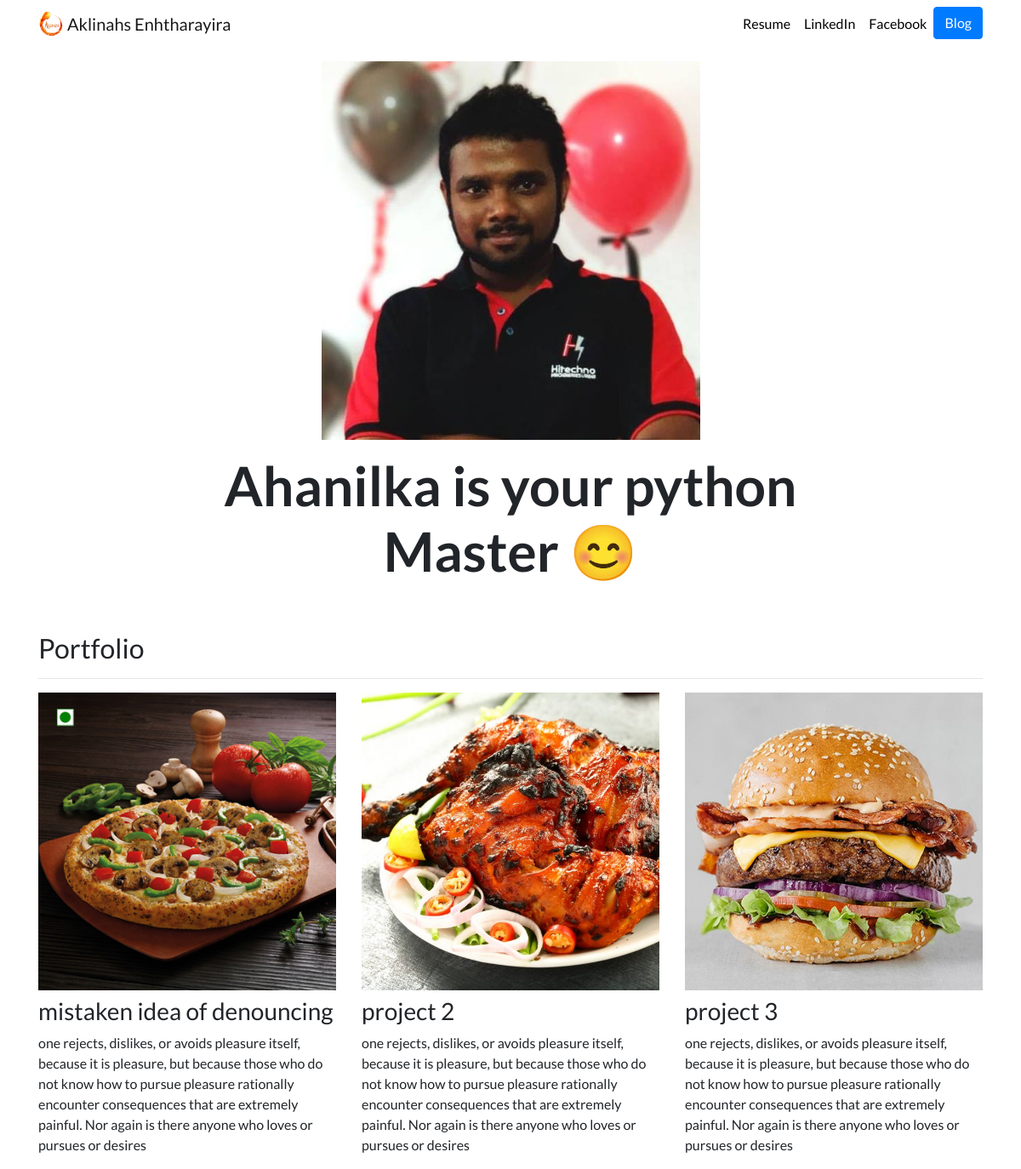
The page / on the database its author committed.
### portfolioWeb/models.py (models this page shows, shortened)
class Project(models.Model):
    title = models.CharField(max_length=100)
    description = models.CharField(max_length=250)
    image = models.ImageField(upload_to='portfolioWeb/images/')
    url = models.URLField(blank=True)

### portfolioWeb/views.py (the view)
# urls.py: path('', views.home, name='home'),
def home(request):
    projects = Project.objects.all()
    return render(request, 'portfolioWeb/home.html', {'projects': projects})

### portfolioWeb/templates/portfolioWeb/home.html
{% extends 'portfolioWeb/base.html' %}
{% block content %}
    {% load static %}
    <div class="row justify-content-center my-3">
        <div class="col-5">
          <img src="{% static 'portfolioWeb/shanilkapic.jpg' %}" class="img-fluid">
        </div>
      </div>
      <div class="row justify-content-center mb-3">
        <div class="col-md-9 text-center">
          <h1 id="hometext" class="font-weight-bold">Ahanilka is your python Master 😊</h1>
        </div>
      </div>
      <h2 class="mt-5">Portfolio</h2>
      <hr>
      <div class="row">
        {% for project in projects %}
        <div class="col-lg-4 col-md-6">
          {% if project.url %}
          <a href="{{ project.url }}" target="_blank">
            <img src="{{ project.image.url }}" class="img-fluid mb-2">
          </a>
          {% else %}
          <img src="{{ project.image.url }}" class="img-fluid mb-2">
          {% endif %}
          <h3>{{ project.title }}</h3>
          <p>{{ project.description }}</p>
        </div>
        {% endfor %}
      </div>
{% endblock %}

### portfolioWeb/static/portfolioWeb/custom.css (style rules this page uses)
body { font-family: 'Lato', sans-serif; }
@media (min-width: 992px) { #hometext { font-size: 4rem; } }

### rows shown on the page
Project: image (picture), title "mistaken idea of denouncing", description "one rejects, dislikes, or avoids pleasure itself, because it is pleasure, but because those who do not know how to pursue pleasure rationally encounter consequences that are extremely painful. Nor again is there anyone who loves or pursues or desires"
Project: image (picture), title "project 2", description "one rejects, dislikes, or avoids pleasure itself, because it is pleasure, but because those who do not know how to pursue pleasure rationally encounter consequences that are extremely painful. Nor again is there anyone who loves or pursues or desires"
Project: image (picture), title "project 3", description "one rejects, dislikes, or avoids pleasure itself, because it is pleasure, but because those who do not know how to pursue pleasure rationally encounter consequences that are extremely painful. Nor again is there anyone who loves or pursues or desires"
